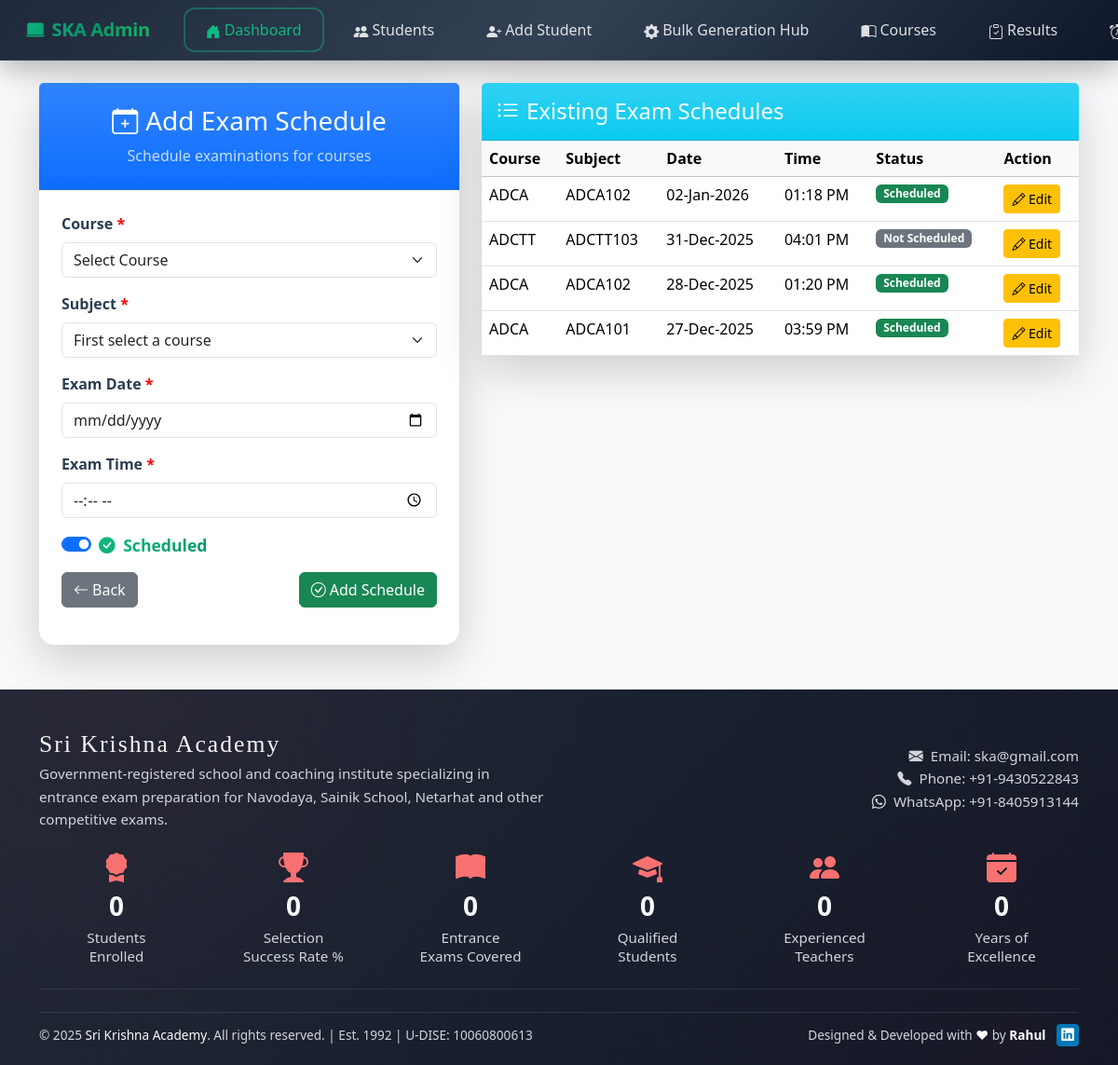
/admin/add-exam.php (signed in), run on the app's committed database.
### tables this page shows
CREATE TABLE `exam_schedule` (
  `id` int(11) NOT NULL,
  `course_code` varchar(50) NOT NULL,
  `subject_code` varchar(50) NOT NULL,
  `exam_date` date NOT NULL,
  `exam_time` varchar(50) NOT NULL,
  `is_scheduled` tinyint(1) DEFAULT 1,
  `created_at` timestamp NOT NULL DEFAULT current_timestamp()
);

### admin/add-exam.php (the view, shortened to what this page needs)
<?php
include '../includes/db.php';
$edit_mode = false;
$edit_data = [];
$schedules_stmt = $pdo->query("
    SELECT es.*, c.course_name, s.subject_name
    FROM exam_schedule es
    LEFT JOIN courses c ON es.course_code = c.course_code
    LEFT JOIN subjects s ON es.subject_code = s.subject_code
    ORDER BY es.exam_date DESC, es.exam_time DESC
");
$schedules = $schedules_stmt->fetchAll(PDO::FETCH_ASSOC);
?>
<?php include 'header.php'; ?>
<!DOCTYPE html>
<html lang="en">
<head>
    <link href="https://cdn.jsdelivr.net/npm/bootstrap@5.3.3/dist/css/bootstrap.min.css" rel="stylesheet">
    <link href="https://cdn.jsdelivr.net/npm/bootstrap-icons@1.11.0/font/bootstrap-icons.css" rel="stylesheet">
</head>
<body class="bg-light">
    <div class="container mt-4 mb-5">
        <div class="row">
            <div class="col-lg-5">
                <div class="card shadow-lg border-0 rounded-4">
                    <div class="card-header bg-gradient bg-primary text-white text-center py-4">
                        <h3 class="mb-1">
                            <i class="bi bi-calendar-plus me-2"></i><?= $edit_mode ? 'Edit' : 'Add' ?> Exam Schedule
                        </h3>
                        <p class="mb-0 opacity-75 mt-2">Schedule examinations for courses</p>
                    </div>
                    <div class="card-body p-4">
                        <form method="POST" action="">
                            <div class="mb-3">
                                <label class="form-label">Course <span class="required">*</span></label>
                                <select name="course_code" id="course_code" class="form-select" required>
                                    <option value="">Select Course</option>
                                </select>
                            </div>
                            <div class="mb-3">
                                <label class="form-label">Subject <span class="required">*</span></label>
                                <select name="subject_code" id="subject_code" class="form-select" required>
                                    <option value="">First select a course</option>
                                </select>
                            </div>
                            <div class="mb-3">
                                <label class="form-label">Exam Date <span class="required">*</span></label>
                                <input type="date" name="exam_date" class="form-control"
                                    value="<?= $edit_mode ? htmlspecialchars($edit_data['exam_date']) : '' ?>" required>
                            </div>
                            <div class="mb-3">
                                <label class="form-label">Exam Time <span class="required">*</span></label>
                                <input type="time" name="exam_time" class="form-control"
                                    value="<?= $edit_mode ? htmlspecialchars($edit_data['exam_time']) : '' ?>" required>
                            </div>
                    <div class="mb-3 form-check form-switch">
    <input type="checkbox" name="is_scheduled" id="is_scheduled" class="form-check-input"
        <?= (!$edit_mode || $edit_data['is_scheduled'] == 1) ? 'checked' : '' ?>>
    <label for="is_scheduled" class="form-check-label fw-bold schedule-label" id="schedule-label">
        <i class="bi bi-lightning-fill me-1" id="schedule-icon"></i>
        <span id="schedule-text">Scheduled</span>
    </label>
</div>
                            <div class="d-flex justify-content-between">
                                <?php if ($edit_mode): ?>
                                    <a href="index" class="btn btn-secondary">
                                        <i class="bi bi-x-circle me-1"></i>Cancel
                                    </a>
                                <?php else: ?>
                                    <a href="index" class="btn btn-secondary">
                                        <i class="bi bi-arrow-left me-1"></i>Back
                                    </a>
                                <?php endif; ?>
                                <button type="submit" class="btn btn-success">
                                    <i class="bi bi-check-circle me-1"></i><?= $edit_mode ? 'Update' : 'Add' ?> Schedule
                                </button>
                            </div>
                        </form>
                    </div>
                </div>
            </div>
            <div class="col-lg-7">
                <div class="card shadow-lg border-0 rounded-4">
                    <div class="card-header bg-gradient bg-info text-white py-3">
                        <h4 class="mb-0"><i class="bi bi-list-ul me-2"></i>Existing Exam Schedules</h4>
                    </div>
                    <div class="card-body p-0">
                        <div class="table-responsive">
                            <table class="table table-hover mb-0">
                                <thead class="table-light">
                                    <tr>
                                        <th>Course</th>
                                        <th>Subject</th>
                                        <th>Date</th>
                                        <th>Time</th>
                                        <th>Status</th>
                                        <th>Action</th>
                                    </tr>
                                </thead>
                                <tbody>
                                    <?php if (count($schedules) > 0): ?>
                                        <?php foreach ($schedules as $schedule): ?>
                                            <tr class="card-hover">
                                                <td><?= htmlspecialchars($schedule['course_code']) ?></td>
                                                <td><?= htmlspecialchars($schedule['subject_code']) ?></td>
                                                <td><?= date('d-M-Y', strtotime($schedule['exam_date'])) ?></td>
                                                <td><?= date('h:i A', strtotime($schedule['exam_time'])) ?></td>
                                                <td>
                                                    <?php if ($schedule['is_scheduled'] == 1): ?>
                                                        <span class="badge bg-success">Scheduled</span>
                                                    <?php else: ?>
                                                        <span class="badge bg-secondary">Not Scheduled</span>
                                                    <?php endif; ?>
                                                </td>
                                                <td>
                                                    <a href="?edit_id=<?= $schedule['id'] ?>" class="btn btn-sm btn-warning">
                                                        <i class="bi bi-pencil"></i> Edit
                                                    </a>
                                                </td>
                                            </tr>
                                        <?php endforeach; ?>
                                    <?php endif; ?>
                                </tbody>
                            </table>
                        </div>
                    </div>
                </div>
            </div>
        </div>
    </div>
    <?php include '../includes/../includes/footer.php'; ?>
</body>
</html>

### admin/add-exam.php (style rules this page uses)
.form-label { font-weight: 600; color: #2c3e50; }
.required { color: red; }
.schedule-label { transition: all 0.3s ease; font-size: 1.1rem; }
.schedule-label.scheduled { background: linear-gradient(135deg, #10b981 0%, #059669 100%); -webkit-background-clip: text; -webkit-text-fill-color: transparent; background-clip: text; }
.schedule-label { background: linear-gradient(135deg, #667eea 0%, #764ba2 100%); -webkit-background-clip: text; -webkit-text-fill-color: transparent; background-clip: text; font-size: 1.1rem; }

### data on the page
exam_schedule: course_code "ADCA", subject_code "ADCA102", exam_date "02-Jan-2026", exam_time "01:18 PM", is_scheduled "Scheduled"
exam_schedule: course_code "ADCTT", subject_code "ADCTT103", exam_date "31-Dec-2025", exam_time "04:01 PM", is_scheduled "Not Scheduled"
exam_schedule: course_code "ADCA", subject_code "ADCA102", exam_date "28-Dec-2025", exam_time "01:20 PM", is_scheduled "Scheduled"
exam_schedule: course_code "ADCA", subject_code "ADCA101", exam_date "27-Dec-2025", exam_time "03:59 PM", is_scheduled "Scheduled"
